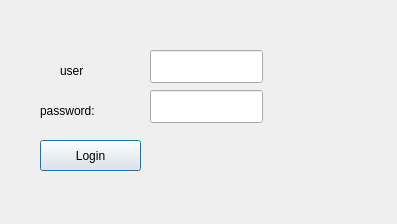
<?xml version="1.0" encoding="UTF-8"?>
<ui version="4.0">
 <class>Dialog</class>
 <widget class="QDialog" name="Dialog">
  <property name="geometry">
   <rect>
    <x>0</x>
    <y>0</y>
    <width>397</width>
    <height>224</height>
   </rect>
  </property>
  <property name="windowTitle">
   <string>Dialog</string>
  </property>
  <widget class="QLabel" name="label">
   <property name="geometry">
    <rect>
     <x>60</x>
     <y>60</y>
     <width>41</width>
     <height>21</height>
    </rect>
   </property>
   <property name="text">
    <string>user</string>
   </property>
  </widget>
  <widget class="QLabel" name="label_2">
   <property name="geometry">
    <rect>
     <x>40</x>
     <y>100</y>
     <width>71</width>
     <height>21</height>
    </rect>
   </property>
   <property name="text">
    <string>password:</string>
   </property>
  </widget>
  <widget class="QLineEdit" name="user">
   <property name="geometry">
    <rect>
     <x>150</x>
     <y>50</y>
     <width>113</width>
     <height>33</height>
    </rect>
   </property>
  </widget>
  <widget class="QLineEdit" name="password">
   <property name="geometry">
    <rect>
     <x>150</x>
     <y>90</y>
     <width>113</width>
     <height>33</height>
    </rect>
   </property>
  </widget>
  <widget class="QPushButton" name="login_button">
   <property name="geometry">
    <rect>
     <x>40</x>
     <y>140</y>
     <width>101</width>
     <height>31</height>
    </rect>
   </property>
   <property name="text">
    <string>Login</string>
   </property>
  </widget>
  <widget class="QLabel" name="login_result">
   <property name="geometry">
    <rect>
     <x>180</x>
     <y>140</y>
     <width>181</width>
     <height>21</height>
    </rect>
   </property>
   <property name="text">
    <string/>
   </property>
  </widget>
 </widget>
 <resources/>
 <connections/>
</ui>
